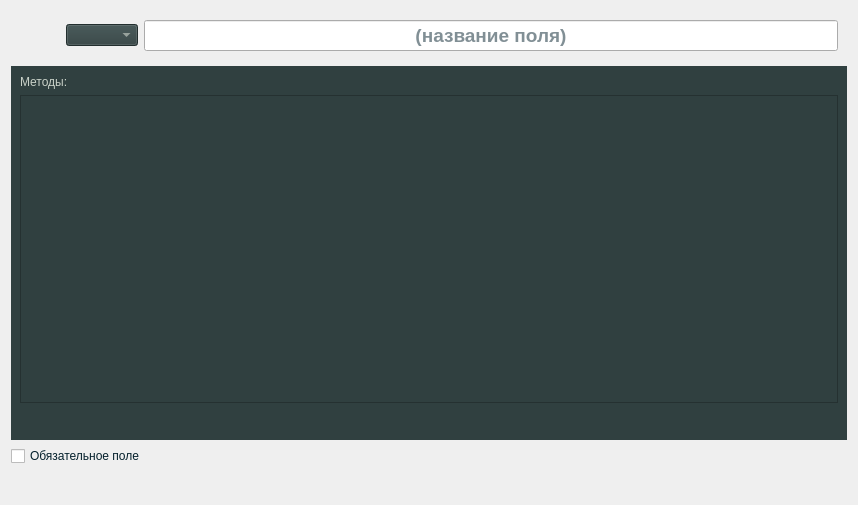
<?xml version="1.0" encoding="UTF-8"?>
<ui version="4.0">
 <class>LabFieldRedaction</class>
 <widget class="QWidget" name="LabFieldRedaction">
  <property name="geometry">
   <rect>
    <x>0</x>
    <y>0</y>
    <width>858</width>
    <height>505</height>
   </rect>
  </property>
  <property name="sizePolicy">
   <sizepolicy hsizetype="Expanding" vsizetype="Expanding">
    <horstretch>0</horstretch>
    <verstretch>0</verstretch>
   </sizepolicy>
  </property>
  <property name="windowTitle">
   <string>Form</string>
  </property>
  <layout class="QVBoxLayout" name="verticalLayout">
   <item>
    <layout class="QHBoxLayout" name="horizontalLayout">
     <item>
      <widget class="QWidget" name="widget" native="true">
       <property name="sizePolicy">
        <sizepolicy hsizetype="Expanding" vsizetype="Fixed">
         <horstretch>0</horstretch>
         <verstretch>0</verstretch>
        </sizepolicy>
       </property>
       <property name="styleSheet">
        <string notr="true"/>
       </property>
       <layout class="QHBoxLayout" name="horizontalLayout_2">
        <item>
         <widget class="QPushButton" name="backButton">
          <property name="sizePolicy">
           <sizepolicy hsizetype="Fixed" vsizetype="Fixed">
            <horstretch>0</horstretch>
            <verstretch>0</verstretch>
           </sizepolicy>
          </property>
          <property name="text">
           <string/>
          </property>
          <property name="icon">
           <iconset resource="../resources/ASSforOOP.qrc">
            <normaloff>:/images/Back.svg</normaloff>:/images/Back.svg</iconset>
          </property>
          <property name="iconSize">
           <size>
            <width>60</width>
            <height>60</height>
           </size>
          </property>
          <property name="flat">
           <bool>true</bool>
          </property>
         </widget>
        </item>
        <item>
         <widget class="QComboBox" name="typeComboBox">
          <property name="sizePolicy">
           <sizepolicy hsizetype="Preferred" vsizetype="Fixed">
            <horstretch>0</horstretch>
            <verstretch>0</verstretch>
           </sizepolicy>
          </property>
          <property name="styleSheet">
           <string notr="true">background-color: rgb(48, 64, 64);
color: rgb(201, 209, 200);</string>
          </property>
         </widget>
        </item>
        <item>
         <widget class="QLineEdit" name="FieldName">
          <property name="sizePolicy">
           <sizepolicy hsizetype="Expanding" vsizetype="Expanding">
            <horstretch>0</horstretch>
            <verstretch>0</verstretch>
           </sizepolicy>
          </property>
          <property name="font">
           <font>
            <pointsize>14</pointsize>
            <weight>75</weight>
            <bold>true</bold>
           </font>
          </property>
          <property name="styleSheet">
           <string notr="true">color: rgb(4, 32, 44);</string>
          </property>
          <property name="alignment">
           <set>Qt::AlignCenter</set>
          </property>
          <property name="placeholderText">
           <string>(название поля)</string>
          </property>
         </widget>
        </item>
       </layout>
      </widget>
     </item>
    </layout>
   </item>
   <item>
    <widget class="QWidget" name="widget_2" native="true">
     <property name="styleSheet">
      <string notr="true">background-color: rgb(48, 64, 64);</string>
     </property>
     <layout class="QVBoxLayout" name="verticalLayout_6">
      <item>
       <widget class="QLabel" name="label">
        <property name="styleSheet">
         <string notr="true">color: rgb(201, 209, 200);</string>
        </property>
        <property name="text">
         <string>Методы:</string>
        </property>
        <property name="alignment">
         <set>Qt::AlignLeading|Qt::AlignLeft|Qt::AlignTop</set>
        </property>
       </widget>
      </item>
      <item>
       <widget class="QScrollArea" name="scrollArea_2">
        <property name="styleSheet">
         <string notr="true"/>
        </property>
        <property name="widgetResizable">
         <bool>true</bool>
        </property>
        <widget class="QWidget" name="FieldMethodsWidget">
         <property name="geometry">
          <rect>
           <x>0</x>
           <y>0</y>
           <width>830</width>
           <height>147</height>
          </rect>
         </property>
         <layout class="QVBoxLayout" name="fieldMethodsLayout"/>
        </widget>
       </widget>
      </item>
      <item>
       <layout class="QHBoxLayout" name="horizontalLayout_5">
        <item>
         <spacer name="horizontalSpacer_2">
          <property name="orientation">
           <enum>Qt::Horizontal</enum>
          </property>
          <property name="sizeHint" stdset="0">
           <size>
            <width>40</width>
            <height>20</height>
           </size>
          </property>
         </spacer>
        </item>
        <item>
         <widget class="QPushButton" name="addMethod">
          <property name="sizePolicy">
           <sizepolicy hsizetype="Preferred" vsizetype="Preferred">
            <horstretch>0</horstretch>
            <verstretch>0</verstretch>
           </sizepolicy>
          </property>
          <property name="text">
           <string/>
          </property>
          <property name="icon">
           <iconset resource="../resources/ASSforOOP.qrc">
            <normaloff>:/images/AddTheme.svg</normaloff>:/images/AddTheme.svg</iconset>
          </property>
          <property name="iconSize">
           <size>
            <width>60</width>
            <height>60</height>
           </size>
          </property>
          <property name="flat">
           <bool>true</bool>
          </property>
         </widget>
        </item>
       </layout>
      </item>
     </layout>
    </widget>
   </item>
   <item>
    <layout class="QVBoxLayout" name="verticalLayout_2">
     <item>
      <widget class="QCheckBox" name="isRequiredCheckBox">
       <property name="enabled">
        <bool>true</bool>
       </property>
       <property name="sizePolicy">
        <sizepolicy hsizetype="Fixed" vsizetype="Fixed">
         <horstretch>0</horstretch>
         <verstretch>0</verstretch>
        </sizepolicy>
       </property>
       <property name="styleSheet">
        <string notr="true">color: rgb(4, 32, 44);</string>
       </property>
       <property name="text">
        <string>Обязательное поле</string>
       </property>
      </widget>
     </item>
    </layout>
   </item>
   <item>
    <layout class="QHBoxLayout" name="horizontalLayout_3">
     <item>
      <widget class="QPushButton" name="deleteButton">
       <property name="text">
        <string/>
       </property>
       <property name="icon">
        <iconset resource="../resources/ASSforOOP.qrc">
         <normaloff>:/images/Delete.svg</normaloff>:/images/Delete.svg</iconset>
       </property>
       <property name="iconSize">
        <size>
         <width>60</width>
         <height>60</height>
        </size>
       </property>
       <property name="flat">
        <bool>true</bool>
       </property>
      </widget>
     </item>
     <item>
      <spacer name="horizontalSpacer">
       <property name="orientation">
        <enum>Qt::Horizontal</enum>
       </property>
       <property name="sizeHint" stdset="0">
        <size>
         <width>40</width>
         <height>20</height>
        </size>
       </property>
      </spacer>
     </item>
     <item>
      <widget class="QPushButton" name="savedChanges">
       <property name="sizePolicy">
        <sizepolicy hsizetype="Preferred" vsizetype="Preferred">
         <horstretch>0</horstretch>
         <verstretch>0</verstretch>
        </sizepolicy>
       </property>
       <property name="text">
        <string/>
       </property>
       <property name="icon">
        <iconset resource="../resources/ASSforOOP.qrc">
         <normaloff>:/images/GenerateLabs.svg</normaloff>:/images/GenerateLabs.svg</iconset>
       </property>
       <property name="iconSize">
        <size>
         <width>60</width>
         <height>60</height>
        </size>
       </property>
       <property name="flat">
        <bool>true</bool>
       </property>
      </widget>
     </item>
    </layout>
   </item>
  </layout>
 </widget>
 <resources>
  <include location="../resources/ASSforOOP.qrc"/>
 </resources>
 <connections/>
</ui>
